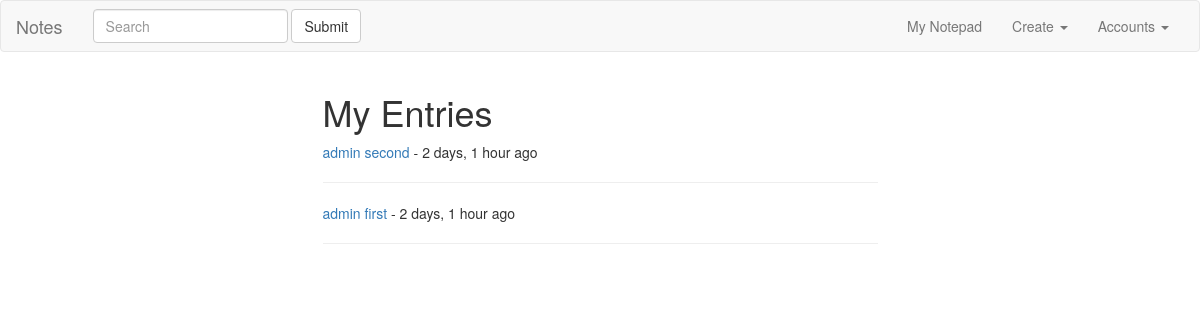
Page /entries/ (signed in) on the earlier database version.
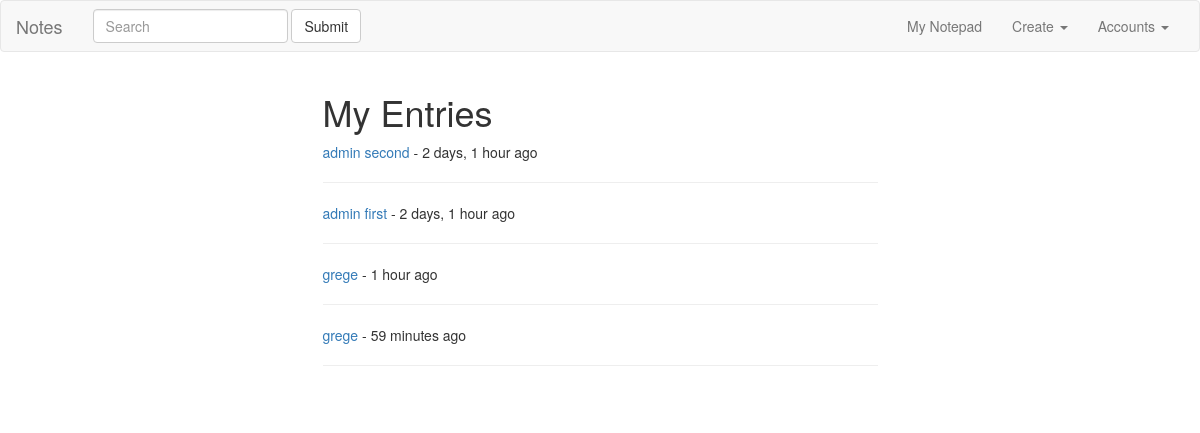
Same page on the later database version.
### notes/models.py (models this page shows, shortened)
class Entry(models.Model):
	user = models.ForeignKey(settings.AUTH_USER_MODEL)
	title = models.CharField(max_length=120)
	description = models.TextField()
	timestamp = models.DateTimeField(auto_now_add=True) #The moment it's created
	updated = models.DateTimeField(auto_now=True) #The moment its updated
	image = models.ImageField(null=True, blank=True)
	def get_absolute_url(self):
		return "/entries/{0}/".format(self.id)

### notes/views.py (the view)
@login_required
def entry_list(request):
	entries = Entry.objects.filter(user=request.user)
	query = request.GET.get("q")
	if query:
		entries = entries.filter(
					Q(title__icontains=query)|
					Q(description__icontains=query)
					).distinct()
	context = {
		'object_list': entries
	}
	return render(request, "notes/entries.html", context)

### notes/templates/notes/entries.html
{% extends 'base.html' %}
{% block content %}
<div class="container">
	<div class="row">
		<div class="col-sm-offset-3 col-sm-6">
			<h1>My Entries</h1>
			<table class="table">
					{% for object in object_list %}
					<p><a href="{{ object.get_absolute_url }}">{{ object.title }}</a> - {{ object.timestamp|timesince }} ago</p>
					<hr>
					{% endfor %}
			</table>
		</div>
	</div>
</div>
{% endblock content %}

### templates/base.html (shortened to what this page needs)
{% load static %}
<!DOCTYPE html>
<html>
<head>
<link rel="stylesheet" href="https://maxcdn.bootstrapcdn.com/bootstrap/3.3.7/css/bootstrap.min.css">
<link rel="stylesheet" type="text/css" href="{% static 'css/custom.css' %}">
</head>
<body>
{% include 'navbar.html' %}
{% block content %}
{% endblock content %}
</body>
</html>

### templates/navbar.html (shortened to what this page needs)
<nav class="navbar navbar-default">
  <div class="container-fluid">
    <div class="navbar-header">
      <a class="navbar-brand" href="/entries/">Notes</a>
    </div>
    <div class="collapse navbar-collapse" id="bs-example-navbar-collapse-1">
      <form class="navbar-form navbar-left">
        <div class="form-group">
          <input type="text" class="form-control" name="q" placeholder="Search">
        </div>
        <button type="submit" class="btn btn-default">Submit</button>
      </form>
      <ul class="nav navbar-nav navbar-right">
        <li><a href="{% url 'entries:list' %}">My Notepad</a></li>
        <li class="dropdown">
          <a href="#" class="dropdown-toggle" data-toggle="dropdown" role="button" aria-haspopup="true" aria-expanded="false">Create <span class="caret"></span></a>
        </li>
        <li class="dropdown">
          <a href="#" class="dropdown-toggle" data-toggle="dropdown" role="button" aria-haspopup="true" aria-expanded="false">Accounts <span class="caret"></span></a>
        </li>
      </ul>
    </div>
  </div>
</nav>

Differences in the rows shown:
added Entry: title "grege", timestamp "1 hour"
added Entry: title "grege", timestamp "59 minutes"
